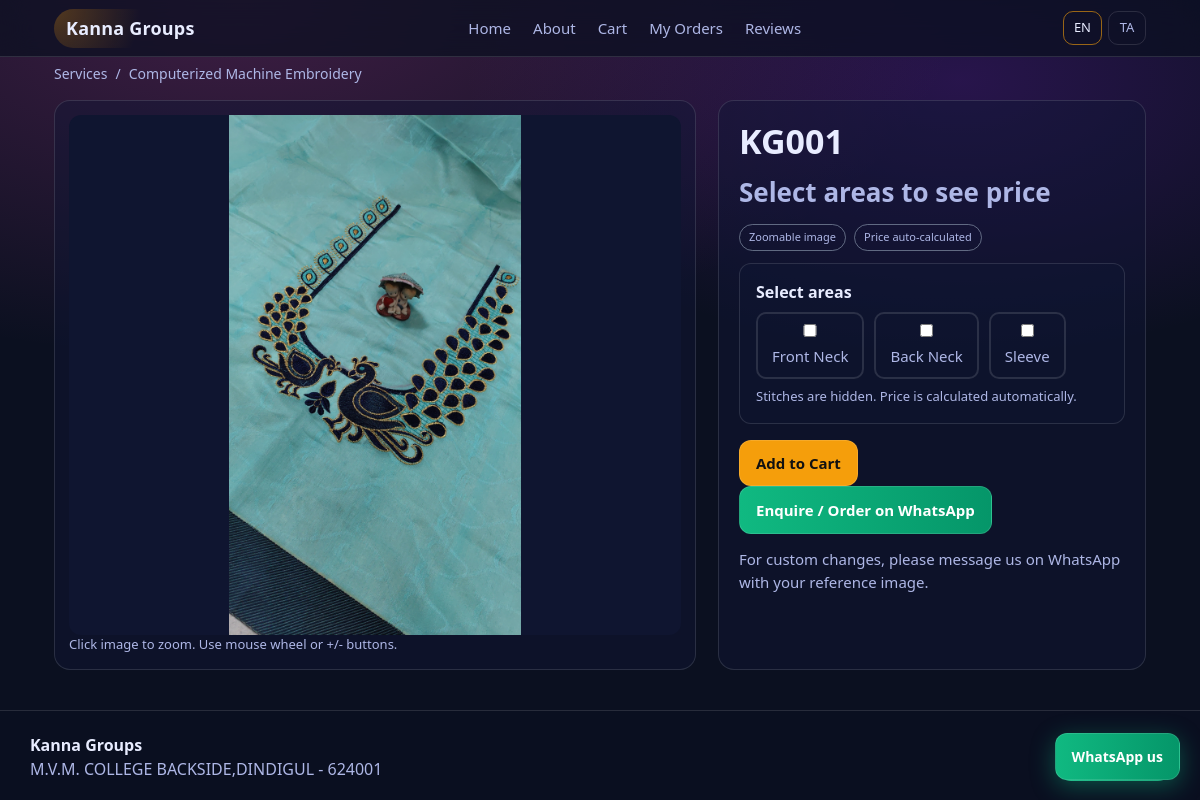
The app's page /design/1?lang=en with its own data.
### app/models.py (models this page shows, shortened)
class Setting(db.Model):
    __tablename__ = "setting"
    id = db.Column(db.Integer, primary_key=True)
    key = db.Column(db.String(64), unique=True, nullable=False, index=True)
    value = db.Column(db.Text, nullable=False)

class Service(db.Model):
    __tablename__ = "service"
    id = db.Column(db.Integer, primary_key=True)
    slug = db.Column(db.String(64), unique=True, nullable=False, index=True)
    name_en = db.Column(db.String(128), nullable=False)
    name_ta = db.Column(db.String(128), nullable=False)
    created_at = db.Column(db.DateTime(timezone=True), default=_utcnow, nullable=False)
    designs = db.relationship("Design", backref="service", lazy=True,
                              cascade="all, delete-orphan")

class Design(db.Model):
    __tablename__ = "design"
    id = db.Column(db.Integer, primary_key=True)
    service_id = db.Column(db.Integer, db.ForeignKey("service.id"), nullable=False, index=True)
    title_en = db.Column(db.String(200), nullable=False)
    title_ta = db.Column(db.String(200), nullable=False)
    min_price_inr = db.Column(db.Integer, nullable=True)
    design_charge_inr = db.Column(db.Integer, nullable=True)
    design_charge_first_order_only = db.Column(db.Boolean, nullable=False, default=True)
    design_charge_applied_once = db.Column(db.Boolean, nullable=False, default=False)
    stitching_charge_inr = db.Column(db.Integer, nullable=True)
    is_new_arrival = db.Column(db.Boolean, nullable=False, default=False)
    image_filename = db.Column(db.String(500), nullable=False, default="")
    created_at = db.Column(db.DateTime(timezone=True), default=_utcnow, nullable=False)
    stitches = db.relationship(
        "DesignStitches", backref="design", uselist=False, lazy=True,
        cascade="all, delete-orphan"
    )
    images = db.relationship(
        "DesignImage", backref="design", lazy=True,
        cascade="all, delete-orphan", order_by="DesignImage.id"
    )

### app/routes/public.py (the view)
@bp.get("/design/<int:design_id>")
def design_detail(design_id: int):
    design = Design.query.get_or_404(design_id)
    service = Service.query.get(design.service_id)
    return render_template(
        "shop/design_detail.html",
        design=design,
        service=service,
        options=design.stitches,
        lang=_lang(),
        business_name=get_setting("business_name", "Kanna Groups"),
        whatsapp=get_setting("whatsapp_number", "+919344272890"),
        location=get_setting("location", ""),
    )

### app/models.py (called while the page is built)
def get_setting(key: str, default: str = "") -> str:
    s = Setting.query.filter_by(key=key).first()
    return s.value if s else default

### app/routes/public.py (called while the page is built)
def _lang() -> str:
    lang = request.args.get("lang", "en").lower()
    return "ta" if lang == "ta" else "en"

### app/templates/shop/design_detail.html (shortened to what this page needs)
{% extends "base.html" %}
{% block content %}
  <div class="breadcrumbs">
    <a href="{{ url_for('public.services', lang=lang) }}">{{ 'Services' if lang=='en' else 'சேவைகள்' }}</a>
    <span>/</span>
    <a href="{{ url_for('public.service_detail', slug=service.slug, lang=lang) }}">{{ service.name_en if lang=='en' else service.name_ta }}</a>
  </div>
  <div class="product">
    <div class="product-media">
      <img
        id="zoomTarget"
        class="product-image"
        src="{{ img_url(design.image_filename) }}"
        alt="{{ design.title_en }}"
        data-zoomable="true"
      />
      <div class="muted small">
        {% if lang == 'en' %}
          Click image to zoom. Use mouse wheel or +/- buttons.
        {% else %}
          படத்தை அழுத்தி zoom செய்யவும். mouse wheel அல்லது +/- பொத்தான்கள் பயன்படுத்தவும்.
        {% endif %}
      </div>
    </div>
    <div class="product-info">
      <h1>{{ design.title_en if lang=='en' else design.title_ta }}</h1>
      <div class="price">
        <span id="priceBox" class="muted">{{ 'Select areas to see price' if lang=='en' else 'பகுதிகளை தேர்வு செய்து விலையை பார்க்கவும்' }}</span>
      </div>
      <div class="product-meta-row">
        <span class="tag">{{ 'Zoomable image' if lang=='en' else 'Zoom படம்' }}</span>
        <span class="tag">{{ 'Price auto-calculated' if lang=='en' else 'விலை தானாக கணக்கு' }}</span>
      </div>
      <form method="post" action="{{ url_for('public.cart_add', lang=lang) }}" class="add-to-cart-form" id="areaForm">
        <div class="detail-card" style="margin-top:12px">
          <h3 style="margin:0 0 8px;font-size:1rem">{{ 'Select areas' if lang=='en' else 'பகுதிகளை தேர்வு செய்யவும்' }}</h3>
          <div class="area-checks">
            {% if options and options.enable_fn %}<label class="area-check"><input type="checkbox" name="areas" value="fn"> {{ 'Front Neck' if lang=='en' else 'முன் கழுத்து' }}</label>{% endif %}
            {% if options and options.enable_bn %}<label class="area-check"><input type="checkbox" name="areas" value="bn"> {{ 'Back Neck' if lang=='en' else 'பின் கழுத்து' }}</label>{% endif %}
            {% if options and options.enable_sl %}<label class="area-check"><input type="checkbox" name="areas" value="sl"> {{ 'Sleeve' if lang=='en' else 'சட்டை' }}</label>{% endif %}
          </div>
          <p class="muted small" style="margin-top:8px">{{ 'Stitches are hidden. Price is calculated automatically.' if lang=='en' else 'ஸ்டிட்சஸ் காண்பிக்கப்படாது. விலை தானாக கணக்கிடப்படும்.' }}</p>
        </div>
        <button type="submit" class="btn atcbtn" id="addBtn" disabled>{{ 'Add to Cart' if lang=='en' else 'கார்ட்டில் சேர்' }}</button>
      </form>
      {% if whatsapp %}
        <a
          class="btn btn-whatsapp"
          href="https://wa.me/{{ whatsapp | replace('+','') }}?text={{ ('Hi Kanna Groups, I want this design: ' ~ design.title_en ~ ' (ID ' ~ design.id ~ ')') | urlencode }}"
          target="_blank"
          rel="noreferrer"
        >
          {{ 'Enquire / Order on WhatsApp' if lang=='en' else 'WhatsApp-ல் ஆர்டர் / கேள்வி' }}
        </a>
      {% endif %}
      <div class="note">
        {% if lang == 'en' %}
          For custom changes, please message us on WhatsApp with your reference image.
        {% else %}
          கஸ்டமைஸ் மாற்றங்களுக்கு, உங்கள் reference படத்துடன் WhatsApp-ல் தொடர்பு கொள்ளவும்.
        {% endif %}
      </div>
    </div>
  </div>
{% endblock %}

### app/templates/base.html (shortened to what this page needs)
<!doctype html>
<html lang="{{ 'ta' if lang == 'ta' else 'en' }}">
  <head>
    <link rel="stylesheet" href="{{ url_for('static', filename='css/styles.css') }}" />
  </head>
  <body>
    <header class="topbar">
      <div class="container topbar-inner">
        <a class="brand" href="{{ url_for('public.home', lang=lang) }}">{{ business_name or "Kanna Groups" }}</a>
        <nav class="nav" id="mainNav">
          <a href="{{ url_for('public.home', lang=lang) }}">{{ 'Home' if lang=='en' else 'முகப்பு' }}</a>
          <a href="{{ url_for('public.about', lang=lang) }}">{{ 'About' if lang=='en' else 'எங்களைப் பற்றி' }}</a>
          <a href="{{ url_for('public.cart_page', lang=lang) }}">{{ 'Cart' if lang=='en' else 'கார்ட்' }}{% if cart_count %}<span class="cart-badge">{{ cart_count }}</span>{% endif %}</a>
          <a href="{{ url_for('public.my_orders', lang=lang) }}">{{ 'My Orders' if lang=='en' else 'என் ஆர்டர்கள்' }}</a>
          <a href="{{ url_for('public.reviews_page', lang=lang) }}">{{ 'Reviews' if lang=='en' else 'ரிவியூக்கள்' }}</a>
        </nav>
        <div class="lang lang-desktop">
          <a class="{{ 'active' if lang=='en' else '' }}" href="{{ request.path }}?lang=en">EN</a>
          <a class="{{ 'active' if lang=='ta' else '' }}" href="{{ request.path }}?lang=ta">TA</a>
        </div>
      </div>
    </header>
    <main class="container">
      {% block content %}{% endblock %}
    </main>
    <footer class="footer" id="contact">
      <div class="container footer-inner">
        <div>
          <div class="footer-title">{{ business_name or "Kanna Groups" }}</div>
          <div class="muted">{{ location or '' }}</div>
        </div>
        {% if whatsapp %}
          <a class="btn btn-whatsapp" href="https://wa.me/{{ whatsapp | replace('+','') }}" target="_blank" rel="noreferrer">
            WhatsApp
          </a>
        {% endif %}
      </div>
    </footer>
    {% if whatsapp %}
      <div class="floating-wa">
        <a class="btn btn-whatsapp" href="https://wa.me/{{ whatsapp | replace('+','') }}" target="_blank" rel="noreferrer">
          {{ 'WhatsApp us' if lang=='en' else 'WhatsApp-ல் தொடர்பு' }}
        </a>
      </div>
    {% endif %}
  </body>
</html>

### records on screen
Setting: value "Kanna Groups"
Service: name_en "Computerized Machine Embroidery"
Design: image_filename (picture), title_en "KG001"
Setting: value "M.V.M. COLLEGE BACKSIDE,DINDIGUL - 624001"

### other values on screen
{{ 'Home' if lang=='en' else 'முகப்பு' }} "Home"
{{ 'About' if lang=='en' else 'எங்களைப் பற்றி' }} "About"
{{ 'Cart' if lang=='en' else 'கார்ட்' }} "Cart"
{{ 'My Orders' if lang=='en' else 'என் ஆர்டர்கள்' }} "My Orders"
{{ 'Reviews' if lang=='en' else 'ரிவியூக்கள்' }} "Reviews"
{{ 'Services' if lang=='en' else 'சேவைகள்' }} "Services"
{{ 'Zoomable image' if lang=='en' else 'Zoom படம்' }} "Zoomable image"
{{ 'Price auto-calculated' if lang=='en' else 'விலை தானாக கணக்கு' }} "Price auto-calculated"
{{ 'Select areas' if lang=='en' else 'பகுதிகளை தேர்வு செய்யவும்' }} "Select areas"
{{ 'Front Neck' if lang=='en' else 'முன் கழுத்து' }} "Front Neck"
{{ 'Back Neck' if lang=='en' else 'பின் கழுத்து' }} "Back Neck"
{{ 'Sleeve' if lang=='en' else 'சட்டை' }} "Sleeve"
{{ 'Add to Cart' if lang=='en' else 'கார்ட்டில் சேர்' }} "Add to Cart"
{{ 'WhatsApp us' if lang=='en' else 'WhatsApp-ல் தொடர்பு' }} "WhatsApp us"
